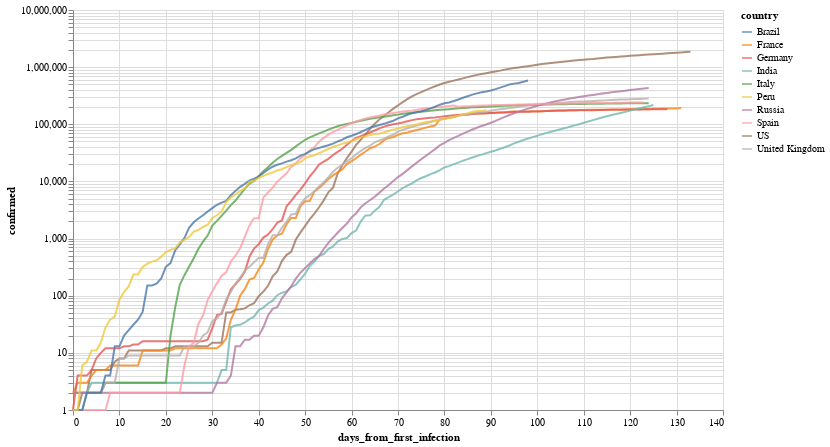

Notebook code for this chart:
### Markdown cell above
Por ejemplo, evolución (interactiva!) de los paises con mas infectados

### Code cell
total_confirmed_by_country = global_df.groupby('country').confirmed.max().sort_values(ascending=False)
selected_countries = total_confirmed_by_country[total_confirmed_by_country > 1000].index

plot_df = global_df[
    (global_df.confirmed > 0) & 
    (global_df.country.isin(selected_countries[:10]))
].sort_values('date')

selection = alt.selection_multi(
    fields=['country'], 
    bind='legend', 
    init=[{'country': c} for c in selected_countries[:10]]
)


(
    alt.Chart(plot_df)
       .mark_line()
       .encode(
           x='days_from_first_infection', 
           y=alt.Y('confirmed', scale=alt.Scale(type='log')), 
           color='country',
           opacity=alt.condition(selection, alt.value(.8), alt.value(.05))
       ).add_selection(selection)
        .properties(width=650, height=400)
       
)

### Figure 1 — Vega-Lite specification as saved in the notebook (floating-point values rounded to 4 significant figures; data arrays with more than 128 entries replaced by an {"elided": "..."} marker saying what was removed)
{"config": {"view": {"continuousWidth": 400, "continuousHeight": 300}}, "data": {"name": "data-8a4812a85dc1cfcd54fd736bed412bfa"}, "mark": "line", "encoding": {"color": {"type": "nominal", "field": "country"}, "opacity": {"condition": {"value": 0.8, "selection": "selector001"}, "value": 0.05}, "x": {"type": "quantitative", "field": "days_from_first_infection"}, "y": {"type": "quantitative", "field": "confirmed", "scale": {"type": "log"}}}, "height": 400, "selection": {"selector001": {"type": "multi", "fields": ["country"], "bind": "legend", "init": [{"country": "US"}, {"country": "Brazil"}, {"country": "Russia"}, {"country": "United Kingdom"}, {"country": "Spain"}, {"country": "Italy"}, {"country": "India"}, {"country": "France"}, {"country": "Germany"}, {"country": "Peru"}]}}, "width": 650, "$schema": "https://vega.github.io/schema/vega-lite/v4.8.1.json", "datasets": {"data-8a4812a85dc1cfcd54fd736bed412bfa": {"elided": "1209 records"}}}
